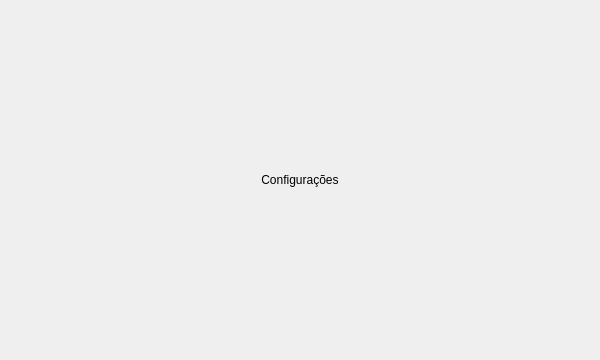
<?xml version="1.0" encoding="UTF-8"?>
<ui version="4.0">
 <class>MainWindow</class>
 <widget class="QMainWindow" name="MainWindow">
  <property name="geometry">
   <rect>
    <x>0</x>
    <y>0</y>
    <width>600</width>
    <height>360</height>
   </rect>
  </property>
  <property name="windowTitle">
   <string>ALTUS - Configurações</string>
  </property>
  <widget class="QWidget" name="centralwidget">
   <layout class="QVBoxLayout" name="verticalLayout">
    <item>
     <widget class="QLabel" name="lbl_titulo">
      <property name="text">
       <string>Configurações</string>
      </property>
      <property name="alignment">
       <set>Qt::AlignCenter</set>
      </property>
     </widget>
    </item>
   </layout>
  </widget>
 </widget>
 <resources/>
 <connections/>
</ui>
